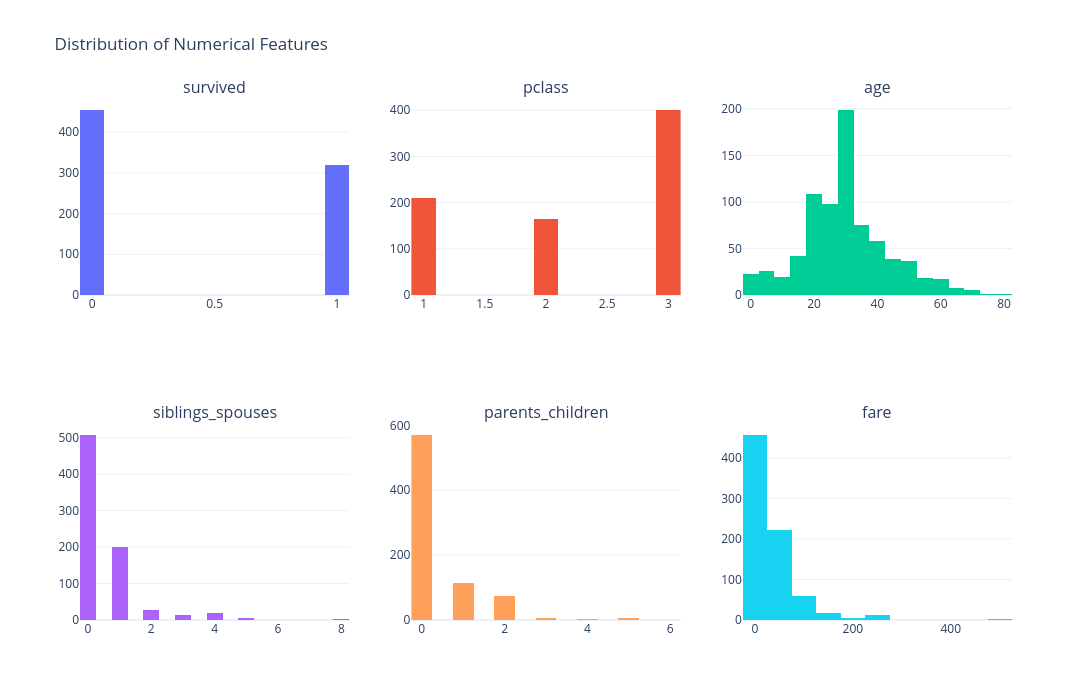

Here is the notebook cell this chart was saved with:
### Code cell
# Grid configuration
n_cols = 3
n_rows = (len(numerical_columns) + n_cols - 1) // n_cols

# Create subplot figure
fig = make_subplots(
    rows=n_rows,
    cols=n_cols,
    subplot_titles=numerical_columns
)

# Add histogram for each numerical feature
for i, column in enumerate(numerical_columns):
    
    row = i // n_cols + 1
    col = i % n_cols + 1

    fig.add_trace(
        go.Histogram(
            x=df[column],
            nbinsx=20,
            name=column,
            showlegend=False
        ),
        row=row,
        col=col
    )

# Update layout
fig.update_layout(
    title="Distribution of Numerical Features",
    height=350 * n_rows,
    width=1200,
    template="plotly_white"
)

fig.show()

### Figure 1 — Plotly figure (JSON) as saved in the notebook; plotly's stock layout.template omitted (floating-point values rounded to 4 significant figures; data arrays with more than 128 entries replaced by an {"elided": "..."} marker saying what was removed)
{"data": [{"name": "survived", "nbinsx": 20, "showlegend": false, "type": "histogram", "x": {"elided": "775 int values"}, "xaxis": "x", "yaxis": "y"}, {"name": "pclass", "nbinsx": 20, "showlegend": false, "type": "histogram", "x": {"elided": "775 int values"}, "xaxis": "x2", "yaxis": "y2"}, {"name": "age", "nbinsx": 20, "showlegend": false, "type": "histogram", "x": {"elided": "775 float values"}, "xaxis": "x3", "yaxis": "y3"}, {"name": "siblings_spouses", "nbinsx": 20, "showlegend": false, "type": "histogram", "x": {"elided": "775 int values"}, "xaxis": "x4", "yaxis": "y4"}, {"name": "parents_children", "nbinsx": 20, "showlegend": false, "type": "histogram", "x": {"elided": "775 int values"}, "xaxis": "x5", "yaxis": "y5"}, {"name": "fare", "nbinsx": 20, "showlegend": false, "type": "histogram", "x": {"elided": "775 float values"}, "xaxis": "x6", "yaxis": "y6"}], "layout": {"annotations": [{"font": {"size": 16}, "showarrow": false, "text": "survived", "x": 0.1444, "xanchor": "center", "xref": "paper", "y": 1, "yanchor": "bottom", "yref": "paper"}, {"font": {"size": 16}, "showarrow": false, "text": "pclass", "x": 0.5, "xanchor": "center", "xref": "paper", "y": 1, "yanchor": "bottom", "yref": "paper"}, {"font": {"size": 16}, "showarrow": false, "text": "age", "x": 0.8556, "xanchor": "center", "xref": "paper", "y": 1, "yanchor": "bottom", "yref": "paper"}, {"font": {"size": 16}, "showarrow": false, "text": "siblings_spouses", "x": 0.1444, "xanchor": "center", "xref": "paper", "y": 0.375, "yanchor": "bottom", "yref": "paper"}, {"font": {"size": 16}, "showarrow": false, "text": "parents_children", "x": 0.5, "xanchor": "center", "xref": "paper", "y": 0.375, "yanchor": "bottom", "yref": "paper"}, {"font": {"size": 16}, "showarrow": false, "text": "fare", "x": 0.8556, "xanchor": "center", "xref": "paper", "y": 0.375, "yanchor": "bottom", "yref": "paper"}], "height": 700, "title": {"text": "Distribution of Numerical Features"}, "width": 1200, "xaxis": {"anchor": "y", "domain": [0, 0.2889]}, "xaxis2": {"anchor": "y2", "domain": [0.3556, 0.6444]}, "xaxis3": {"anchor": "y3", "domain": [0.7111, 1]}, "xaxis4": {"anchor": "y4", "domain": [0, 0.2889]}, "xaxis5": {"anchor": "y5", "domain": [0.3556, 0.6444]}, "xaxis6": {"anchor": "y6", "domain": [0.7111, 1]}, "yaxis": {"anchor": "x", "domain": [0.625, 1]}, "yaxis2": {"anchor": "x2", "domain": [0.625, 1]}, "yaxis3": {"anchor": "x3", "domain": [0.625, 1]}, "yaxis4": {"anchor": "x4", "domain": [0, 0.375]}, "yaxis5": {"anchor": "x5", "domain": [0, 0.375]}, "yaxis6": {"anchor": "x6", "domain": [0, 0.375]}}}
